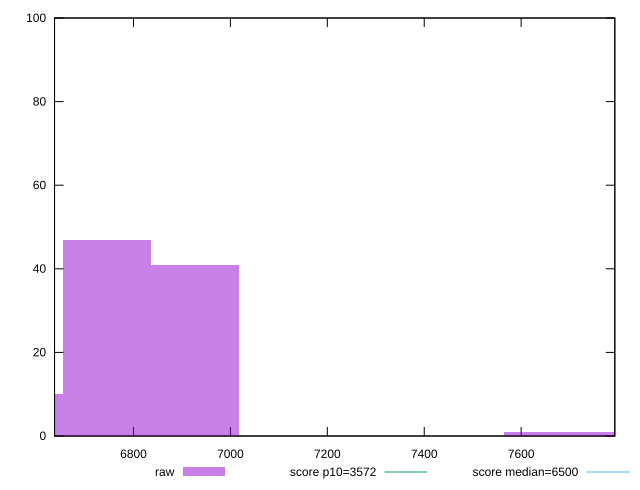

Here is the gnuplot script that generated this plot:
reset

$raw <<EOF
7656.716221846721 1
7839.018989033548 1
6562.899618725761 10
6927.505153099414 41
6745.2023859125875 47
EOF

set key outside below
set boxwidth 182.30276718682669
set xrange [6637.046700000001:7793.315999999999]
set yrange [0:100]
set trange [0:100]
set style fill transparent solid 0.5 noborder

set parametric
set terminal svg size 640, 490 enhanced background rgb 'white'
set output "reports/report_00032_2021-02-25T10-28-15.087Z/first-cpu-idle/samples/astro/raw/histogram.svg"

plot $raw title "raw" with boxes, \
     3572,t title "score p10=3572", \
     6500,t title "score median=6500"

reset
